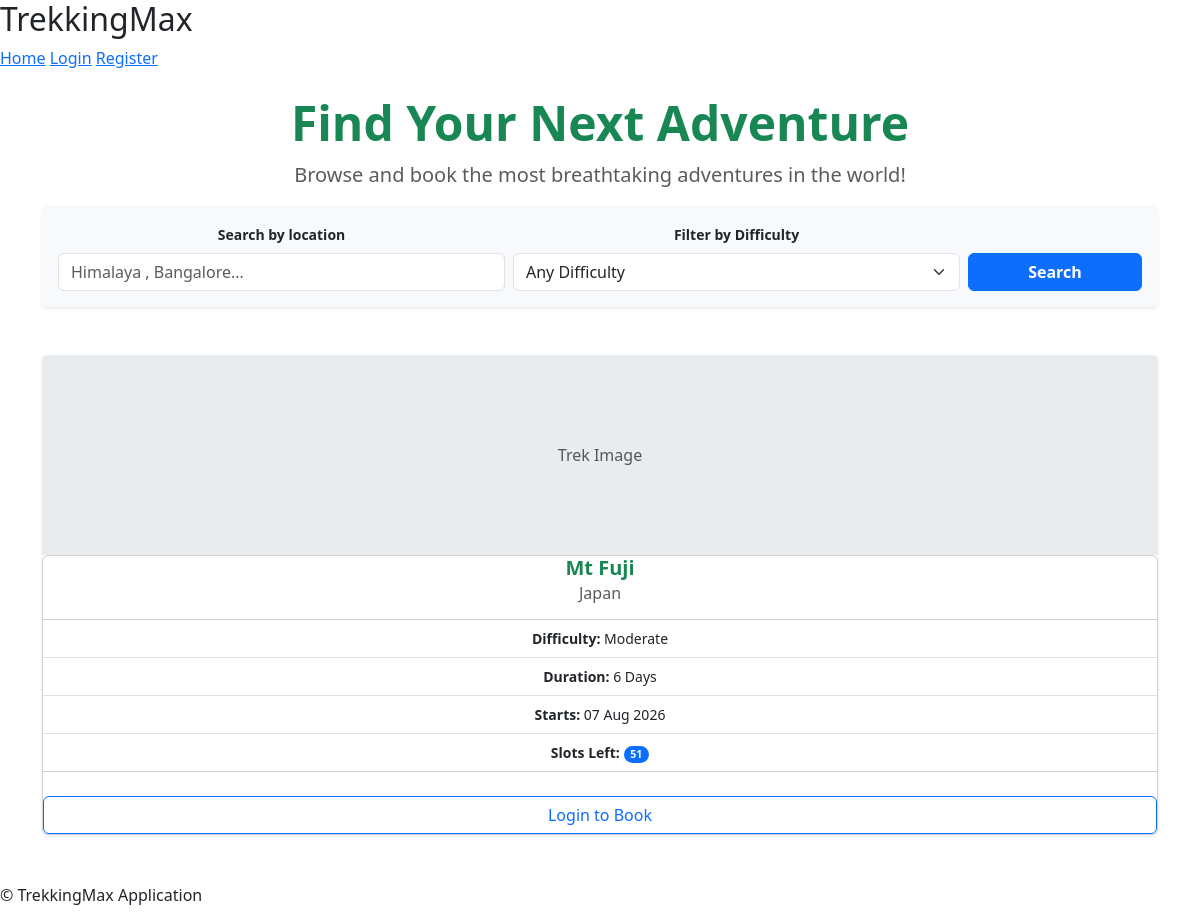
Before: / with the older database file.
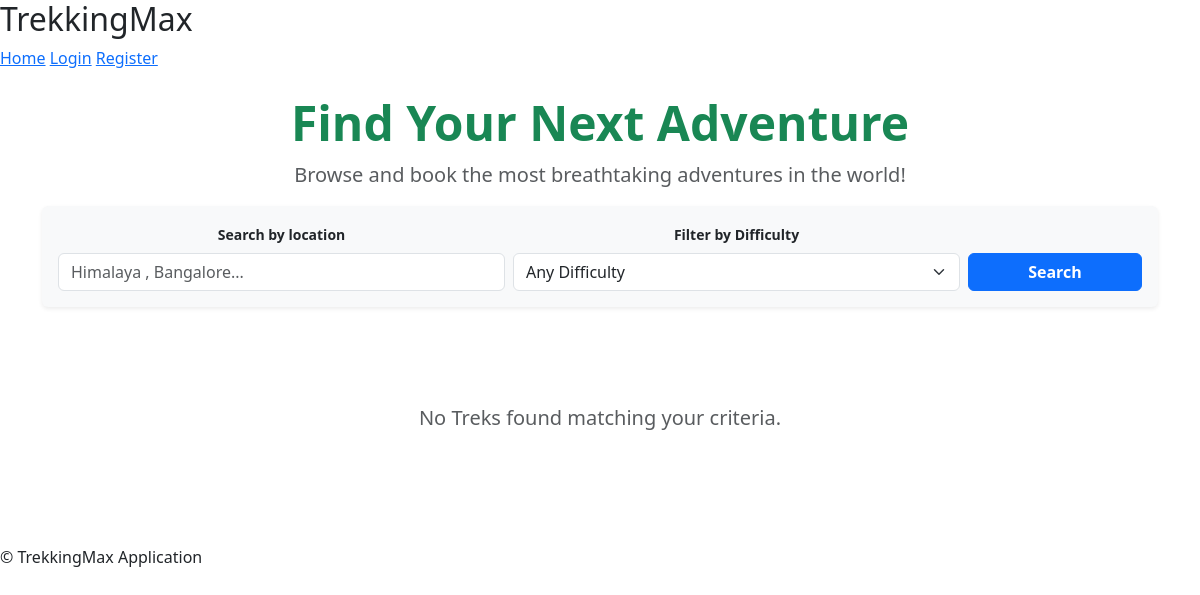
After: the same page with the newer database file.
### app.py (models this page shows)
class Trek(db.Model):
    id = db.Column(db.Integer, primary_key=True)
    name = db.Column(db.String(150), nullable=False)
    location = db.Column(db.String(300),nullable=False)
    difficulty = db.Column(db.String(100),nullable=False)#easy,moderate,hard
    duration_days = db.Column(db.Integer,nullable=False)
    available_slots = db.Column(db.Integer,nullable=False)
    status = db.Column(db.String(100),nullable=False, default='Pending') #pending,approved,open,closed,completed
    staff_id = db.Column(db.Integer,db.ForeignKey('user.id'))
    bookings = db.relationship('Booking', backref='trek', lazy=True)
    staff=db.relationship('User',backref='assigned_treks')
    start_date = db.Column(db.Date,nullable=False)

### app.py (the view)
@app.route("/")
def home():
    search_location=request.args.get('location','')
    search_difficulty=request.args.get('difficulty','')
    query=Trek.query.filter(Trek.status=='Open',Trek.available_slots>0)
    if search_location:
        query=query.filter(Trek.location.ilike(f"%{search_location}%"))
    if search_difficulty:
        query=query.filter(Trek.difficulty==search_difficulty)
    available_treks=query.all()
    my_booked_trek_ids=[]
    if current_user.is_authenticated and current_user.role=='trekker':
        my_booked_trek_ids=[b.trek_id for b in current_user.bookings]
    return render_template("index.html",available_treks=available_treks,
                           my_booked_trek_ids=my_booked_trek_ids)

### app.py (called while the page is built)
@app.before_request
def check_if_blacklisted():
    if current_user.is_authenticated and current_user.status=='blacklisted':
        if request.endpoint not in ['logout','static']:
            logout_user()
            return render_template('blacklisted.html')

### templates/index.html (shortened to what this page needs)
{% extends "base.html" %}
{% block content %}
<div class="container mt-4">
    <div class="text-center mb-5 mt-4">
        <h1 class="display-5 fw-bold text-success">Find Your Next Adventure</h1>
        <p class="lead text-muted">Browse and book the most breathtaking adventures in the world!</p>
        <div class="card bg-light border-0 shadow-sm mb-5">
            <div class="card-body">
                <form action="/" method="GET" class="row g-2 align-items-end">
                    <div class="col-md-5">
                        <label class="form-label small fw-bold">Search by location</label>
                        <input type="text" name="location" class="form-control" placeholder="Himalaya , Bangalore...">
                    </div>
                    <div class="col-md-5">
                        <label class="form-label small fw-bold">
                            Filter by Difficulty
                        </label>
                        <select name="difficulty" class="form-select">
                        <option value="">Any Difficulty</option>
                    </select>
                    </div>
                    <div class="col-md-2">
                        <button type="submit" class="btn btn-primary w-100 fw-bold">
                            Search
                        </button>
                    </div>
                </form>
            </div>
        </div>
        {% for trek in available_treks %}
        <div class="col">
            <div class="card h-100 shadow-sm border-0">
                <div style="height:200px ; background-color: #e9ecef ; display:flex ; align-items:center ; justify-content:center ; border-radius: 5px 5px 0 0;">
                    <span class="text-muted">
                        Trek Image
                    </span>
                </div>
                <div class="card body">
                    <h5 class="card-title text-success fw-bold">{{ trek.name }}</h5>
                    <h6 class="card-subtitle mb-3 text-muted">{{ trek.location }}</h6>
                    <ul class="list-group list-group-flush mb-4 small">
                        <li class="list-group-item px-0"><b>Difficulty:</b> {{ trek.difficulty }}</li>
                        <li class="list-group-item px-0"><b>Duration:</b> {{ trek.duration_days }} Days</li>
                        <li class="list-group-item px-0"><b>Starts:</b> {{ trek.start_date.strftime('%d %b %Y') }}</li>
                        <li class="list-group-item px-0">
                            <b>Slots Left:</b>
                            <span class="badge bg-primary rounded-pill">{{ trek.available_slots }}</span>
                        </li>
                    </ul>
                    {% if not current_user.is_authenticated %}
                        <a href="/login" class="btn btn-outline-primary w-100">Login to Book</a>
                    {% elif current_user.role!='trekker' %}
                        <button class="btn btn-secondary w-100" disabled>Trekkers Only</button>
                    {% elif trek.id in my_booked_trek_ids %}
                        <button class="btn btn-secondary w-100" disabled>Already Booked</button>
                    {% else %}
                        <a href="/book_trek/{{ trek.id }}" class="btn btn-success w-100 fw-bold">
                            Book Now
                        </a>
                    {% endif %}
                </div>
            </div>
        </div>
        {% else %}
        <div class="col-12 text-center py-5">
            <p class="text-muted fs-5">
                No Treks found matching your criteria.
            </p>
        </div>
        {% endfor %}
    </div>
</div>
{% endblock %}

### templates/base.html (shortened to what this page needs)
<!DOCTYPE html>
<html lang="en">
<head>
    <link href="https://cdn.jsdelivr.net/npm/bootstrap@5.3.8/dist/css/bootstrap.min.css" rel="stylesheet">
</head>
<body>
    <nav>
        <h2>TrekkingMax</h2>
        <div>
            <a href="/">Home</a>
            {% if current_user.is_authenticated %}
                <span>
                    <br><br>
                    Welcome Back , <b>{{ current_user.username }}</b>
                </span>
                <br><br>
                <a href="/dashboard">Dashboard</a>
                <a href="/logout">Logout</a>
            {% else %}
                <a href="/login">Login</a>
                <a href="/register">Register</a>
            {% endif %}
        </div>
    </nav>
    <main>
        {% block content %}
        {% endblock %}
    </main>
     <footer>
        <p>&copy; TrekkingMax Application</p>
    </footer>
</body>
</html>

Changed rows visible on the page:
no longer on this page (row edited): Trek: name "Mt Fuji", location "Japan", difficulty "Moderate", duration_days "6", start_date "07 Aug 2026", available_slots "51"
Other visible differences:
text now shown: "No Treks found matching your criteria."
